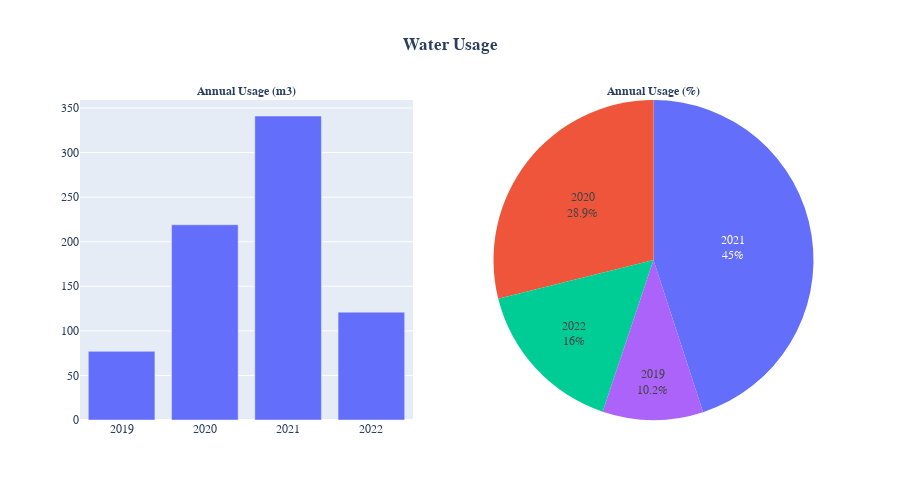

Write notebook code for a chart like this one.
### Code cell
fig = make_subplots(
    rows=1, cols=2,
    specs=[[{"type": "xy"},{"type": "domain"}]],
    subplot_titles=('<b>Annual Usage (m3)</b>','<b>Annual Usage (%)</b>')
)

fig.add_trace(go.Bar(x = df['Year'], y = df['Total Usage (m3)'],
                     name='Total Usage (m3)'),row=1, col=1)

fig.add_trace(go.Pie(values=df['Total Usage (m3)'],
                     labels=df['Year'],
                     textinfo='label+percent'),row=1, col=2)

fig.update_layout(height=500, showlegend=False,
                 title_text='<b>Water Usage</b>', title_x=0.5)
fig.update_annotations(font=dict(family="Helvetica", size=12))
fig.update_layout(font=dict(family="Helvetica", size=12))

fig.show()

### Figure 1 — Plotly figure (JSON) as saved in the notebook; plotly's stock layout.template omitted (floating-point values rounded to 4 significant figures)
{"data": [{"name": "Total Usage (m3)", "type": "bar", "x": [2019, 2020, 2021, 2022], "xaxis": "x", "y": [77, 219, 341, 121], "yaxis": "y"}, {"domain": {"x": [0.55, 1], "y": [0, 1]}, "labels": [2019, 2020, 2021, 2022], "textinfo": "label+percent", "type": "pie", "values": [77, 219, 341, 121]}], "layout": {"annotations": [{"font": {"family": "Helvetica", "size": 12}, "showarrow": false, "text": "<b>Annual Usage (m3)</b>", "x": 0.225, "xanchor": "center", "xref": "paper", "y": 1, "yanchor": "bottom", "yref": "paper"}, {"font": {"family": "Helvetica", "size": 12}, "showarrow": false, "text": "<b>Annual Usage (%)</b>", "x": 0.775, "xanchor": "center", "xref": "paper", "y": 1, "yanchor": "bottom", "yref": "paper"}], "font": {"family": "Helvetica", "size": 12}, "height": 500, "showlegend": false, "title": {"text": "<b>Water Usage</b>", "x": 0.5}, "xaxis": {"anchor": "y", "domain": [0, 0.45]}, "yaxis": {"anchor": "x", "domain": [0, 1]}}}
